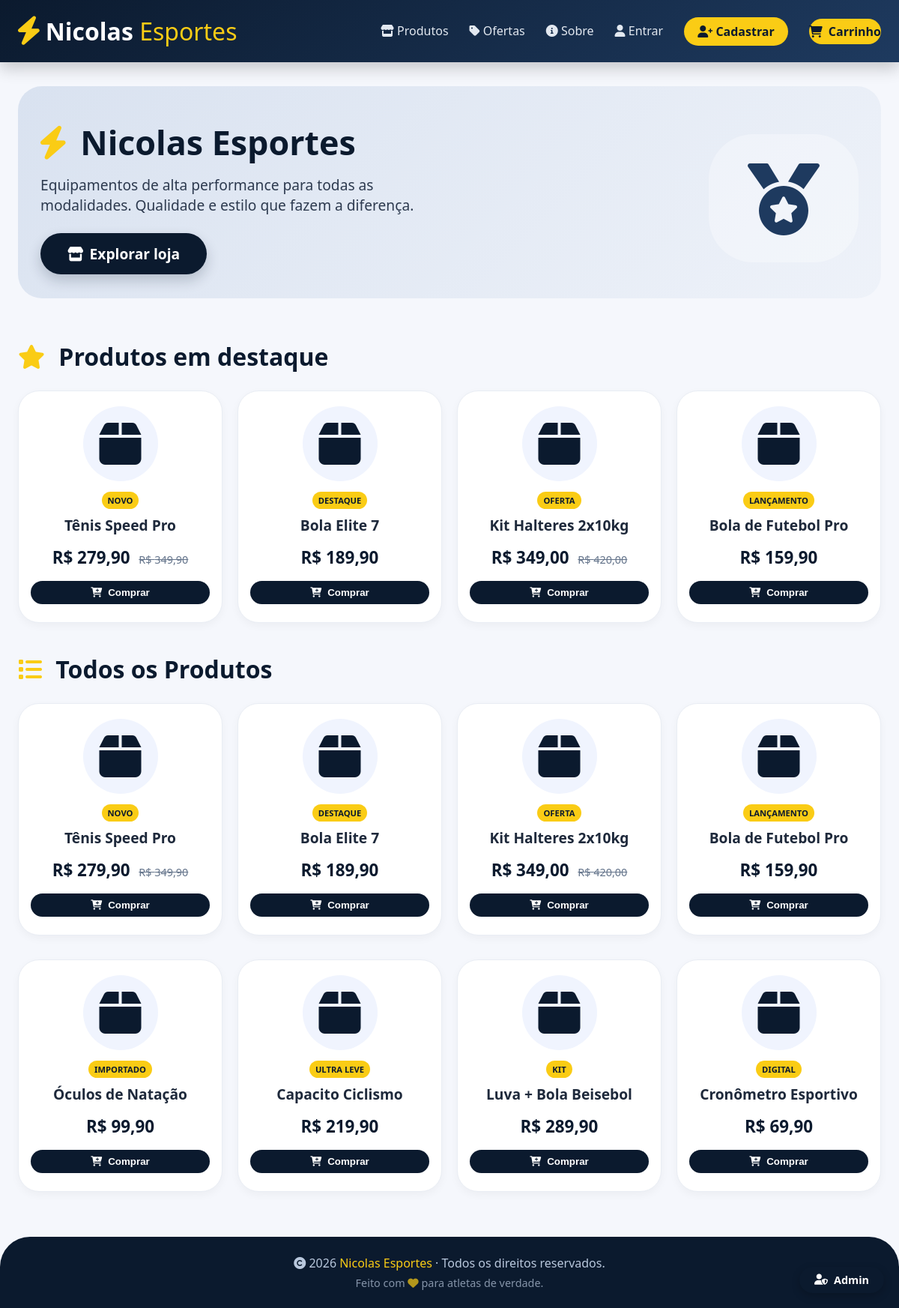
The page / on the database its author committed.
### tables this page shows
CREATE TABLE `produtos` (
  `id` int(11) NOT NULL,
  `categoria_id` int(11) DEFAULT NULL,
  `nome` varchar(200) NOT NULL,
  `descricao` text DEFAULT NULL,
  `preco` decimal(10,2) NOT NULL,
  `preco_promocional` decimal(10,2) DEFAULT NULL,
  `estoque` int(11) DEFAULT 0,
  `imagem` varchar(255) DEFAULT NULL,
  `icone` varchar(50) DEFAULT NULL,
  `badge` varchar(50) DEFAULT NULL,
  `destaque` tinyint(1) DEFAULT 0,
  `ativo` tinyint(1) DEFAULT 1,
  `created_at` timestamp NOT NULL DEFAULT current_timestamp(),
  `updated_at` timestamp NOT NULL DEFAULT current_timestamp() ON UPDATE current_timestamp()
);

### config/database.php (called while the page is built, shortened)
<?php
class Database {
    private static $instance = null;
    private $connection;
    private $host = 'localhost';
    private $dbname = 'nicolas_esportes';
    private $username = 'root';
    private $password = '';
    private function __construct() {
        try {
            $this->connection = new PDO(
                "mysql:host={$this->host};dbname={$this->dbname};charset=utf8mb4",
                $this->username,
                $this->password,
                [
                    PDO::ATTR_ERRMODE => PDO::ERRMODE_EXCEPTION,
                    PDO::ATTR_DEFAULT_FETCH_MODE => PDO::FETCH_ASSOC,
                    PDO::ATTR_EMULATE_PREPARES => false
                ]
            );
        } catch (PDOException $e) {
            die("Erro de conexão: " . $e->getMessage());
        }
    }
    public static function getInstance() {
        if (self::$instance === null) {
            self::$instance = new self();
        }
        return self::$instance;
    }
    public function prepare($sql) {
        return $this->connection->prepare($sql);
    }
}

### models/Product.php (called while the page is built, shortened)
<?php
require_once __DIR__ . '/../config/database.php';
class Product {
    private $db;
    public function __construct() {
        $this->db = Database::getInstance();
    }
    public function findAll($apenasAtivos = true) {
        $sql = "SELECT p.*, c.nome as categoria_nome, c.icone as categoria_icone,
                COALESCE(p.preco_promocional, p.preco) as preco_atual
                FROM produtos p
                LEFT JOIN categorias c ON p.categoria_id = c.id";
        if ($apenasAtivos) {
            $sql .= " WHERE p.ativo = 1";
        }
        $sql .= " ORDER BY p.destaque DESC, p.created_at DESC";
        $stmt = $this->db->prepare($sql);
        $stmt->execute();
        return $stmt->fetchAll();
    }
    public function findDestaques() {
        $sql = "SELECT p.*, c.nome as categoria_nome,
                COALESCE(p.preco_promocional, p.preco) as preco_atual
                FROM produtos p
                LEFT JOIN categorias c ON p.categoria_id = c.id
                WHERE p.ativo = 1 AND p.destaque = 1
                ORDER BY p.created_at DESC
                LIMIT 8";
        $stmt = $this->db->prepare($sql);
        $stmt->execute();
        return $stmt->fetchAll();
    }
}

### index.php (the view, shortened to what this page needs)
<?php
require_once __DIR__ . '/models/Product.php';
$productModel = new Product();
$produtos = $productModel->findAll(true);
$destaques = $productModel->findDestaques();
$isLoggedIn = isset($_SESSION['user_id']);
$userName = $_SESSION['user_name'] ?? '';
$userType = $_SESSION['user_type'] ?? '';
    ?>
<!DOCTYPE html>
<html lang="pt-BR">
<head>
    <link rel="stylesheet" href="https://cdnjs.cloudflare.com/ajax/libs/font-awesome/6.0.0-beta3/css/all.min.css">
</head>
<body>
    <header class="header">
        <div class="container header-content">
            <div class="logo">
                <i class="fas fa-bolt"></i>
                <h1>Nicolas <span>Esportes</span></h1>
            </div>
            <nav class="nav-links">
                <a href="#produtos"><i class="fas fa-store"></i> Produtos</a>
                <a href="#"><i class="fas fa-tag"></i> Ofertas</a>
                <a href="#"><i class="fas fa-info-circle"></i> Sobre</a>
                <?php if ($isLoggedIn): ?>
                    <span class="user-info">
                        <i class="fas fa-user"></i> <?= htmlspecialchars($userName) ?>
                    </span>
                    <?php if ($userType === 'admin'): ?>
                        <a href="/2026/PHP/Nicolas/admin/dashboard.php">
                            <i class="fas fa-tachometer-alt"></i> Painel
                        </a>
                    <?php endif; ?>
                    <a href="/2026/PHP/Nicolas/logout.php" class="btn-logout">
                        <i class="fas fa-sign-out-alt"></i> Sair
                    </a>
                <?php else: ?>
                    <a href="/2026/PHP/Nicolas/cliente/login.php">
                        <i class="fas fa-user"></i> Entrar
                    </a>
                    <a href="/2026/PHP/Nicolas/cliente/cadastro.php" style="background: var(--color-secondary); color: var(--color-primary) !important; padding: var(--spacing-sm) 18px; border-radius: var(--radius-xl); font-weight: 600; border-bottom: none !important;">
                        <i class="fas fa-user-plus"></i> Cadastrar
                    </a>
                <?php endif; ?>
                <a class="btn-cart-nav" onclick="toggleCart(event)">
                    <i class="fas fa-shopping-cart"></i> Carrinho
                </a>
            </nav>
        </div>
    </header>
    <main class="container">
        <section class="hero">
            <div class="hero-grid">
                <div class="hero-text">
                    <h2><i class="fas fa-bolt"></i> Nicolas Esportes</h2>
                    <p>Equipamentos de alta performance para todas as modalidades. Qualidade e estilo que fazem a diferença.</p>
                    <a href="#produtos" class="btn-primary">
                        <i class="fas fa-store"></i> Explorar loja
                    </a>
                </div>
                <div class="hero-image">
                    <i class="fas fa-medal"></i>
                </div>
            </div>
        </section>
        <div id="produtos" class="section-title">
            <h3><i class="fas fa-star"></i> Produtos em destaque</h3>
        </div>
        <div class="product-grid">
            <?php if (empty($destaques)): ?>
                <p class="empty-message">
                    <i class="fas fa-box-open"></i> Nenhum produto em destaque no momento.
                </p>
            <?php else: ?>
                <?php foreach ($destaques as $produto): ?>
                    <div class="product-card" data-id="<?= $produto['id'] ?>">
                        <div class="product-icon">
                            <i class="fas <?= htmlspecialchars($produto['icone'] ?? 'fa-box') ?>"></i>
                        </div>
                        <?php if (!empty($produto['badge'])): ?>
                            <span class="badge"><?= htmlspecialchars($produto['badge']) ?></span>
                        <?php endif; ?>
                        <h4><?= htmlspecialchars($produto['nome']) ?></h4>
                        <div class="price">
                            <?php
                            $precoAtual = isset($produto['preco_promocional']) && $produto['preco_promocional'] > 0
                                        ? $produto['preco_promocional']
                                        : $produto['preco'];
                            ?>
                            R$ <?= number_format($precoAtual, 2, ',', '.') ?>
                            <?php if (!empty($produto['preco_promocional']) && $produto['preco_promocional'] > 0): ?>
                                <small>R$ <?= number_format($produto['preco'], 2, ',', '.') ?></small>
                            <?php endif; ?>
                        </div>
                        <button class="btn-buy" onclick="addToCart(<?= $produto['id'] ?>, '<?= addslashes($produto['nome']) ?>')">
                            <i class="fas fa-cart-plus"></i> Comprar
                        </button>
                    </div>
                <?php endforeach; ?>
            <?php endif; ?>
        </div>
        <div class="section-title" style="margin-top: 40px;">
            <h3><i class="fas fa-list"></i> Todos os Produtos</h3>
        </div>
        <div class="product-grid">
            <?php if (empty($produtos)): ?>
                <p class="empty-message">
                    <i class="fas fa-box-open"></i> Nenhum produto disponível no momento.
                </p>
            <?php else: ?>
                <?php foreach ($produtos as $produto): ?>
                    <div class="product-card" data-id="<?= $produto['id'] ?>">
                        <div class="product-icon">
                            <i class="fas <?= htmlspecialchars($produto['icone'] ?? 'fa-box') ?>"></i>
                        </div>
                        <?php if (!empty($produto['badge'])): ?>
                            <span class="badge"><?= htmlspecialchars($produto['badge']) ?></span>
                        <?php endif; ?>
                        <h4><?= htmlspecialchars($produto['nome']) ?></h4>
                        <div class="price">
                            <?php
                            $precoAtual = isset($produto['preco_promocional']) && $produto['preco_promocional'] > 0
                                        ? $produto['preco_promocional']
                                        : $produto['preco'];
                            ?>
                            R$ <?= number_format($precoAtual, 2, ',', '.') ?>
                            <?php if (!empty($produto['preco_promocional']) && $produto['preco_promocional'] > 0): ?>
                                <small>R$ <?= number_format($produto['preco'], 2, ',', '.') ?></small>
                            <?php endif; ?>
                        </div>
                        <button class="btn-buy" onclick="addToCart(<?= $produto['id'] ?>, '<?= addslashes($produto['nome']) ?>')">
                            <i class="fas fa-cart-plus"></i> Comprar
                        </button>
                    </div>
                <?php endforeach; ?>
            <?php endif; ?>
        </div>
    </main>
    <footer>
        <div class="container">
            <p><i class="fas fa-copyright"></i> 2026 <span>Nicolas Esportes</span> · Todos os direitos reservados.</p>
            <p class="footer-sub">
                Feito com <i class="fas fa-heart" style="color: var(--color-secondary);"></i> para atletas de verdade.
            </p>
        </div>
    </footer>
    <a href="/2026/PHP/Nicolas/admin/produtos.php" class="admin-link">
        <i class="fas fa-user-shield"></i> Admin
    </a>
</body>
</html>

### rows shown on the page
produtos: badge "NOVO", nome "Tênis Speed Pro", preco_promocional "279,90", preco "349,90"
produtos: badge "DESTAQUE", nome "Bola Elite 7", precoAtual "189,90"
produtos: badge "OFERTA", nome "Kit Halteres 2x10kg", preco_promocional "349,00", preco "420,00"
produtos: badge "LANÇAMENTO", nome "Bola de Futebol Pro", precoAtual "159,90"
produtos: badge "IMPORTADO", nome "Óculos de Natação", precoAtual "99,90"
produtos: badge "ULTRA LEVE", nome "Capacito Ciclismo", precoAtual "219,90"
produtos: badge "KIT", nome "Luva + Bola Beisebol", precoAtual "289,90"
produtos: badge "DIGITAL", nome "Cronômetro Esportivo", precoAtual "69,90"
